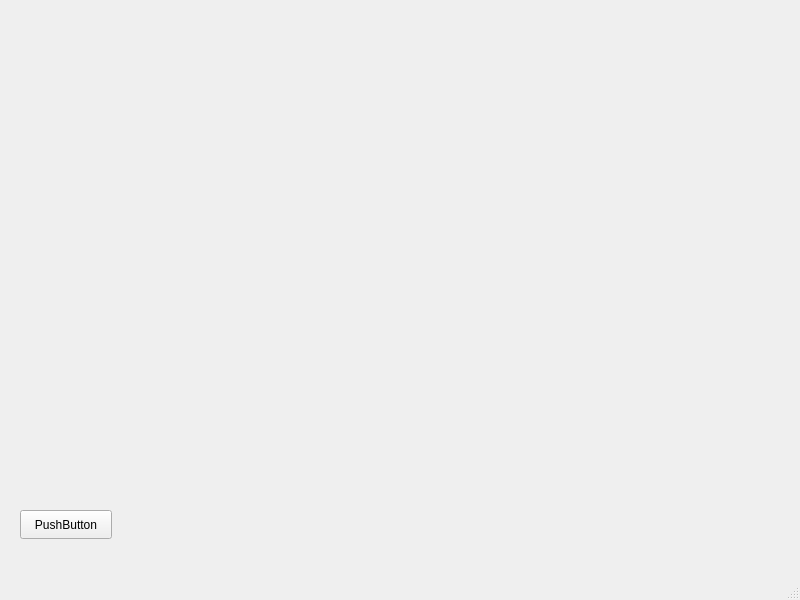
<?xml version="1.0" encoding="UTF-8"?>
<ui version="4.0">
 <class>MainWindow</class>
 <widget class="QMainWindow" name="MainWindow">
  <property name="geometry">
   <rect>
    <x>0</x>
    <y>0</y>
    <width>800</width>
    <height>600</height>
   </rect>
  </property>
  <property name="windowTitle">
   <string>MainWindow</string>
  </property>
  <widget class="QWidget" name="centralwidget">
   <widget class="QPushButton" name="pushButton">
    <property name="geometry">
     <rect>
      <x>20</x>
      <y>510</y>
      <width>92</width>
      <height>29</height>
     </rect>
    </property>
    <property name="text">
     <string>PushButton</string>
    </property>
   </widget>
  </widget>
  <widget class="QMenuBar" name="menubar">
   <property name="geometry">
    <rect>
     <x>0</x>
     <y>0</y>
     <width>800</width>
     <height>25</height>
    </rect>
   </property>
  </widget>
  <widget class="QStatusBar" name="statusbar"/>
 </widget>
 <resources/>
 <connections/>
</ui>
